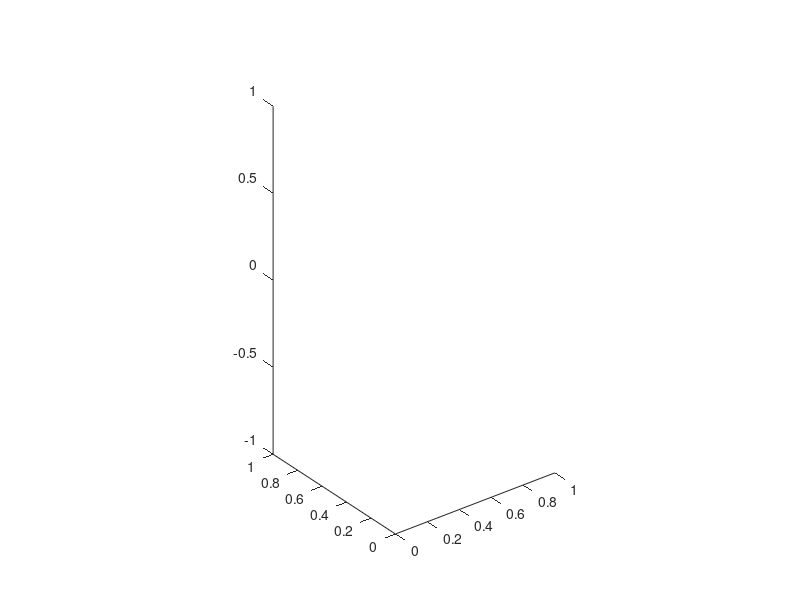

The MATLAB script that drew this image: (Note: this script raises an error after producing the figure.)
clear all
clc

vel=[ 1.00000000e+00 -5.89728607e-17 -1.15231776e-19  0.00000000e+00;...
 -5.89728607e-17  1.00000000e+00 -6.16213052e-20  0.00000000e+00;...
 -1.15231776e-19 -6.16213052e-20  1.00000000e+00  0.00000000e+00;...
  0.00000000e+00  0.00000000e+00  0.00000000e+00  1.00000000e+00];

H_vel2fi=[ 0.63439428  0.70894671  0.30812086  0.06324324;...
 -0.63989284  0.70525317 -0.30521323 -0.07761487;...
 -0.43368313 -0.00353881  0.9010585  -0.12031718;...
  0.          0.          0.          1.        ];

H_vel2ri=[-0.65596552 -0.69527719 -0.29376669 -0.36111831;...
  0.63256945 -0.71873332  0.28857981  0.35826859;...
 -0.41178286  0.00347057  0.91127539 -0.19319986;...
  0.          0.          0.          1.        ];

H_vel2f=[6.340263240164707437e-01 7.065047908381872910e-01 3.144226470482849312e-01 2.744631626888732398e-02;...
-6.309488247000096806e-01 7.077011390706251515e-01 -3.179035677179736785e-01 -1.554647028772772159e-02;...
-4.471176590829727959e-01 3.174630817766699309e-03 8.944695191314980809e-01 1.029086134551797371e-01;...
0.000000000000000000e+00 0.000000000000000000e+00 0.000000000000000000e+00 1.000000000000000000e+00];

H_vel2r=[-6.597561821640627322e-01 -6.888474965256450311e-01 -3.003513053520014964e-01 -1.635326692153628025e-01;...
6.265123809243304809e-01 -7.249059059870481825e-01 2.863453579397147730e-01 1.720175158173550822e-01;...
-4.149747180790974710e-01 7.443087048951690932e-04 9.098326381042424194e-01 2.536711932197747640e-02;...
0.000000000000000000e+00 0.000000000000000000e+00 0.000000000000000000e+00 1.000000000000000000e+00];

%%  Plot initial guesses
figure;
axs = axes;
view(3);
daspect([1 1 1]);
s=1/10;
hold on

%Plot vel
c1=[1,0,0];
c2=[0,1,0];
c3=[0,0,1];
mat=vel;
leg='main';
drawtriad(axs,c1,c2,c3,s,mat,leg)

%Plot fi
c1=[1,0,0];
c2=[0,1,0];
c3=[0,0,1];
mat=vel*H_vel2fi;
leg='front';
drawtriad(axs,c1,c2,c3,s,mat,leg)


%Plot ri
c1=[1,0,0];
c2=[0,1,0];
c3=[0,0,1];
mat=vel*H_vel2ri;
leg='rear';
drawtriad(axs,c1,c2,c3,s,mat,leg)

xlabel('X (m)')
ylabel('Y (m)')
zlabel('Z (m)')

xlim([-0.5 0.2])

%% Plot final guesses
figure;
axs = axes;
grid on
view(3);
daspect([1 1 1]);
s=1/10;
hold on

%Plot vel
c1=[1,0,0];
c2=[0,1,0];
c3=[0,0,1];
mat=vel;
leg='main';
drawtriad(axs,c1,c2,c3,s,mat,leg)

%Plot fi
c1=[1,0,0];
c2=[0,1,0];
c3=[0,0,1];
mat=vel*H_vel2fi;
leg='front';
drawtriad(axs,c1,c2,c3,s,mat,leg)


%Plot ri
c1=[1,0,0];
c2=[0,1,0];
c3=[0,0,1];
mat=vel*H_vel2ri;
leg='rear';
drawtriad(axs,c1,c2,c3,s,mat,leg)


%Plot f
c1=[0 1 1];
c2=[1 1 0];
c3=[0 0 0];
mat=vel*H_vel2f;
leg='front(final)';
drawtriad(axs,c1,c2,c3,s,mat,leg)

%Plot r
c1=[0 1 1];
c2=[1 1 0];
c3=[0 0 0];
mat=vel*H_vel2r;
leg='rear(final)';
drawtriad(axs,c1,c2,c3,s,mat,leg)


xlabel('X (m)')
ylabel('Y (m)')
zlabel('Z (m)')

xlim([-0.5 0.2])


% %% Plot f close up
% 
% figure;
% axs = axes;
% view(3);
% daspect([1 1 1]);
% s=1/10000;
% hold on
% 
% %Plot fi
% c1=[1,0,0];
% c2=[0,1,0];
% c3=[0,0,1];
% mat=vel*H_vel2fi;
% leg='front';
% drawtriad(axs,c1,c2,c3,s,mat,leg)
% 
% %Plot f
% c1=[0 1 1];
% c2=[1 1 0];
% c3=[0 0 0];
% mat=vel*H_vel2f;
% leg='';
% drawtriad(axs,c1,c2,c3,s,mat,leg)
% 
% %% Plot r close up
% 
% figure;
% axs = axes;
% view(3);
% daspect([1 1 1]);
% s=1/10000;
% hold on
% 
% %Plot fi
% c1=[1,0,0];
% c2=[0,1,0];
% c3=[0,0,1];
% mat=vel*H_vel2ri;
% leg='rear';
% drawtriad(axs,c1,c2,c3,s,mat,leg)
% 
% %Plot f
% c1=[0 1 1];
% c2=[1 1 0];
% c3=[0 0 0];
% mat=vel*H_vel2r;
% leg='';
% drawtriad(axs,c1,c2,c3,s,mat,leg)